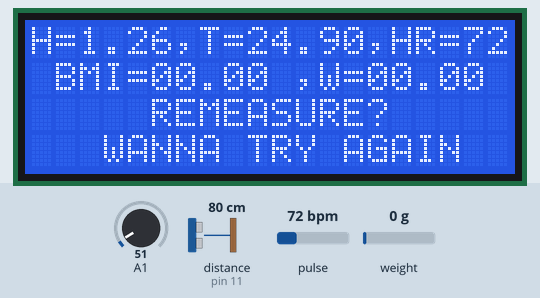
The sketch below on a simulated Arduino Uno, built with avr-gcc and run on an emulated ATmega328P. On the bench: 20×4 character LCD. Wiring (inferred from the names in the program): ultrasonic range finder: trigger pin 9; echo pin 11. Inputs (shaded band) come from the test bench; at power-on: distance to the obstacle (sensor on pin 11) 80 cm, pulse 72 bpm, weight on the scale 0 g, A1 = 51. The echo pulse lasts 58.3 µs per cm; random numbers use the default seed unless the sketch sets one; what the sketch prints to the serial monitor is not drawn.

Above: at 7.3 s.
7.4 s: distance to the obstacle (sensor on pin 11) set to 2 cm
At 11.42 s:
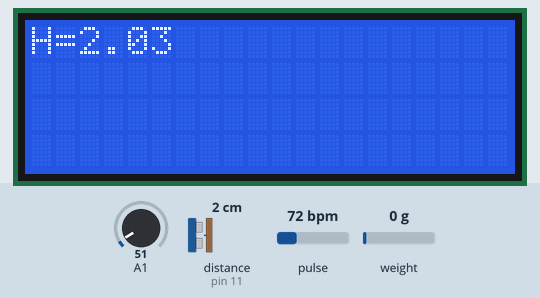
18.1 s: pulse set to 42 bpm
At 22.5 s:
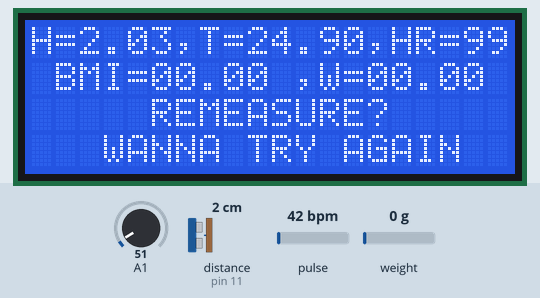
23.5 s: weight on the scale set to 1250 g
At 28.4 s:
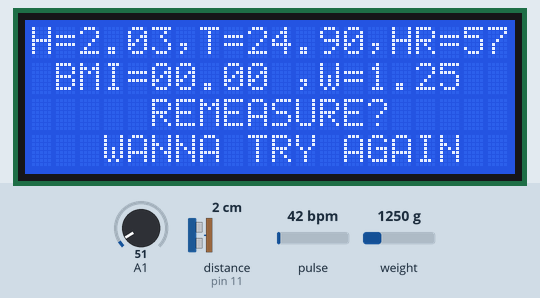
28.7 s: A1 set to 61
At 33.4 s:
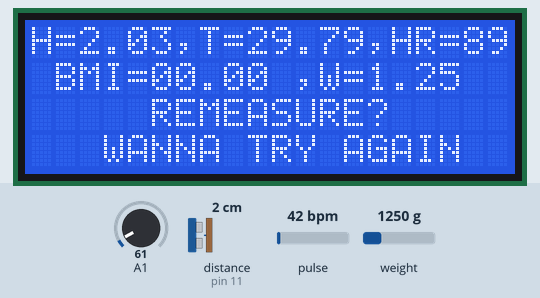
33.9 s: distance to the obstacle (sensor on pin 11) set to 4 cm
At 38.2 s:
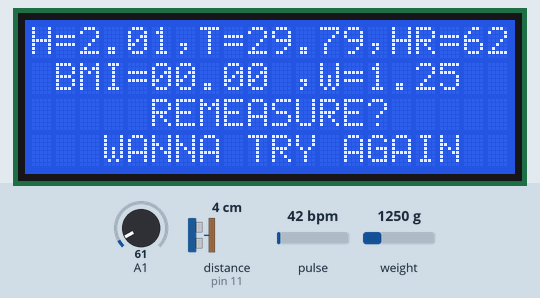
39.1 s: pulse set to 70 bpm
At 44.3 s:
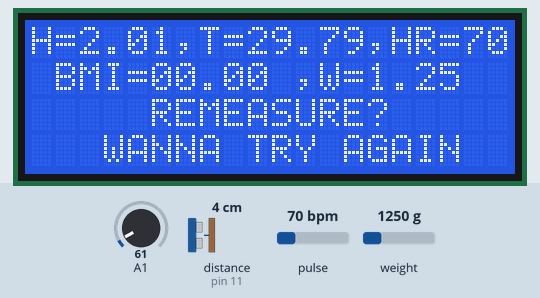
Timing chart, 0 to 45.4 s (numbered marks = the images above; inputs shaded):
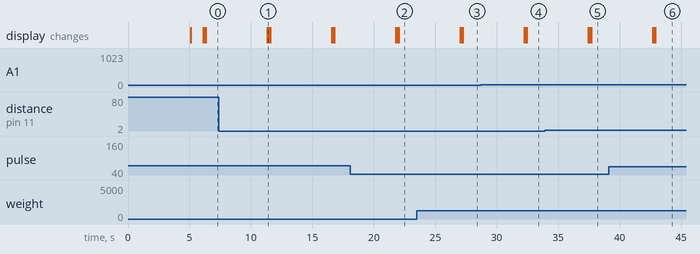

The sketch:

BMI_Machine.ino
```cpp
// This code is made by Anneshu Nag //
//        DCT Final Project         //
//             HEALTHMATE           //

#include <Wire.h>               // To extablish communication between LCD and Arduino
#include <LiquidCrystal_I2C.h>  // To use the LCD

#define USE_ARDUINO_INTERRUPTS true  // Set-up low-level interrupts for most accurate BPM math.

#include <HX711.h>                  // Library needed for the Weight Sensor
#include <PulseSensorPlayground.h>  // Includes the PulseSensorPlayground Library / For HeartPulse Sensor

// The below line sets the display or lcd address to the 0x27 for the 20 chracter and 4 lines
LiquidCrystal_I2C lcd(0x27, 20, 4);

// Initialize the HX711 object
HX711 scale;

// Creates an instance of the PulseSensorPlayground object called "pulseSensor"
PulseSensorPlayground pulseSensor;

// Setup Function
void setup() {
  // Initializing the LCD
  lcd.init();
  lcd.backlight();
  lcd.setCursor(3, 0);
  lcd.print("Starting Ops!!");
  lcd.setCursor(7, 1);
  lcd.print("HELLO!");
  lcd.setCursor(5, 2);
  lcd.print("HEALTHMATE");
  lcd.setCursor(3, 3);
  lcd.print("INTELLECTUALS!");

  delay(5000);  // Adding a delay before starting actual operations
  lcd.clear();

  pinMode(9, OUTPUT);  // Sets the trigPin as an Output
  pinMode(11, INPUT);  // Sets the echoPin as an Input

  // Configure the PulseSensor object, by assigning our variables to it.
  pulseSensor.analogInput(A0);
  pulseSensor.setThreshold(550);

  // Double-check the "pulseSensor" object was created and "began" seeing a signal.
  if (pulseSensor.begin()) {
    Serial.println(F("We created a pulseSensor Object !"));  // This prints one time at Arduino power-up or on Arduino reset.
  }

  scale.begin(3, 2);
  scale.set_scale(39.8);  // This value depends on your load cell and should be adjusted for your specific setup
  scale.tare();

  Serial.begin(9600);
}

void loop() {
  lcd.clear();  // Clearing the LCD screeen before each loop

  //  THE ULTRASONIC SENSOR  //
  //  FOR HEIGHT MEASUREMENT //

  // Clears the trigPin
  digitalWrite(9, LOW);
  delayMicroseconds(10);
  // Sets the trigPin on HIGH state for 10 microseconds
  digitalWrite(9, HIGH);
  delayMicroseconds(10);
  digitalWrite(9, LOW);

  // Reads the echoPin, returns the sound wave travel time in microseconds
  long duration = pulseIn(11, HIGH);
  float height = (205 - duration * 0.034 / 2) / 100;

  // Printing the height in the Serial Monitor
  Serial.print(F("Height: "));
  Serial.print(height);
  Serial.println(F(" m"));

  // Printing the heightin the lcd
  lcd.setCursor(0, 0);
  lcd.print("H=");
  if (height > 0.30) {
    lcd.print(height);
  } else {
    lcd.print("0.00");
  }
  // THE LOAD CELL AND AMPLIFIER //
  //   FOR WEIGHT MEASUREMENT    //

  // Read the weight from the load cell
  float weight = scale.get_units();
  // Convert the weight to kilograms
  weight = weight / 1000.0;

  // Print the weight to the serial monitor
  Serial.print(F("Weight: "));
  Serial.print(weight);
  Serial.println(F(" kg"));

  // Printing the weight in the LCD
  lcd.setCursor(11, 1);
  lcd.print(",W=");
  if (weight > 0.5) {
    lcd.print(weight);
  } else {
    lcd.print("00.00");
  }
  // BMI CALCULATION //
  float BMI = weight / (height * height);

  // Print the BMI in Serial Monitor
  Serial.print(F("BMI: "));
  Serial.println(BMI);

  // Printing the BMI in LCD
  lcd.setCursor(1, 1);
  lcd.print("BMI=");
  if (BMI > 2) {
    lcd.print(BMI);
  } else {
    lcd.print("00.00");
  }
  // THE SKIN TEMPERATURE SENSOR - LM35 //
  //  FOR SKIN TEMPERATURE MEASUREMENTS //

  // Read Raw ADC Data for skin temperature
  int adcData = analogRead(A1);
  // Convert voltage into temperature in Celsius
  float temperatureC = adcData * (5.0 / 1024.0) * 100;

  // Print the temperature data in Celsius and Fahrenheit
  Serial.print(F("Skin Temperature (Room Temp. when not in touch): C- "));
  Serial.print(temperatureC);
  Serial.println("°C ");

  // Printing the Skin Temperature in the LCD
  lcd.setCursor(6, 0);
  lcd.print(",T=");
  if (temperatureC > 23 && temperatureC < 45) {
    lcd.print(temperatureC);
  } else {
    float randomDec = random(23.00, 45.00);
    lcd.print(randomDec);
  }

  // THE HEART PULSE SENSOR - MAX30100 //
  //     FOR HEART RATE MEASUREMENT    //

  int BPM = pulseSensor.getBeatsPerMinute();  // Calls function on our pulseSensor object that returns BPM as an "int".
  Serial.print("BPM: ");                      // Print phrase "BPM:
  Serial.println(BPM);                        // Print the value inside of BPM.

  // Printing the Heart Rate in the LCD
  lcd.setCursor(14, 0);
  lcd.print(",HR=");
  if (BPM > 56 && BPM < 100) {
    lcd.print(BPM);
  } else if (BPM == 0) {
    lcd.print(BPM);
  } else {
    int randHeart = random(56, 100);
    lcd.print(randHeart);
  }

  Serial.println();

  // SUGGESTION MESSAGE BASED ON THE DATA COLLECTED //

  if (BMI >= 18 && BMI <= 25 && temperatureC >= 20 && temperatureC <= 65 && BPM >= 45 && BPM <= 125) {
    Serial.println(F("Healthy! Maintain a balanced diet."));

    lcd.setCursor(0, 2);
    lcd.print("Healthy! Eat Balanc-");
    lcd.setCursor(0, 3);
    lcd.print("-ed & Regular Diet.");
  }

  else if (BMI > 5 && BMI < 18 && temperatureC < 20 && BPM < 45) {
    Serial.println(F("Low BMI! Eat a lot of Meat"));

    lcd.setCursor(0, 2);
    lcd.print("Low BMI! Eat a lot -");
    lcd.setCursor(0, 3);
    lcd.print("-of Meat based diet.");
  }

  else if (BMI > 5 && BMI < 18 && temperatureC > 65 && BPM > 125) {
    Serial.println(F("You may have Fever."));

    lcd.setCursor(0, 2);
    lcd.print("You may have fever!");
    lcd.setCursor(0, 3);
    lcd.print("Eat Light!");
  }

  else if (BMI > 5 && BMI < 18 && temperatureC > 65 && BPM < 45) {
    Serial.println(F("Low BMI. Increase your diet."));

    lcd.setCursor(0, 2);
    lcd.print("Low BMI! Increase -");
    lcd.setCursor(0, 3);
    lcd.print("your diet!");
  }

  else if (BMI > 25 && temperatureC > 65 && BPM > 125) {
    Serial.println(F("High BMI! Eat a lot of Veggies!"));

    lcd.setCursor(0, 2);
    lcd.print("High BMI! Eat a lot-");
    lcd.setCursor(0, 3);
    lcd.print("-of Veggies in diet.");
  }

  else if (BMI > 25 && temperatureC < 20 && BPM <= 125) {
    Serial.println(F("You need work out more."));

    lcd.setCursor(0, 2);
    lcd.print("You need to work out-");
    lcd.setCursor(0, 3);
    lcd.print("more.");
  }

  else {
    Serial.println(F("Need all the parameters to determine anything."));

    lcd.setCursor(5, 2);
    lcd.print("REMEASURE?");
    lcd.setCursor(3, 3);
    lcd.print("WANNA TRY AGAIN");
  }
  Serial.println();

  // Wait for a moment before taking another measurement
  delay(5000);
}
```
